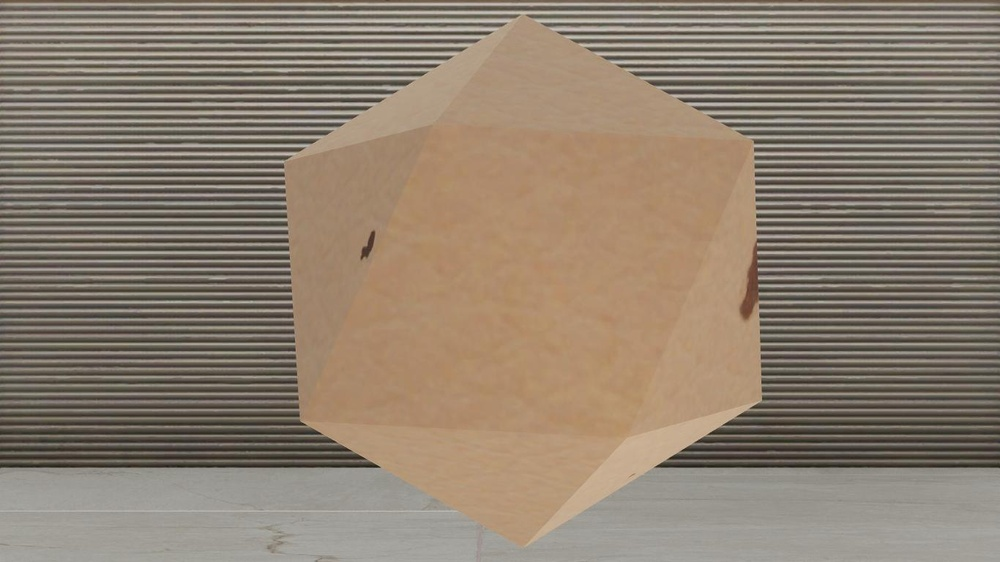
#> input picture PythonPlayground/Col_Light/BottomRightLamp.jpg, 1000 x 562 px, shrunk from 1366 x 768 before the run; the run also reads 2 pictures not shown here
$ jupyter execute --allow-errors 'Color vs Lighting.ipynb'   (shell and % lines are left out)
#> lines starting #> are read from the running program, lines starting #| are printed output that depends on the picture
# Introduction

This notebook aims to compare the effect of colours on depth, edge and blob detectors.

[cell 1]
import torch
from zoedepth.models.builder import build_model
from zoedepth.utils.config import get_config
from zoedepth.utils.misc import colorize

import matplotlib.pyplot as plt
import numpy as np
import cv2


# Load the ZoeD_N pretrained Model
#> (the rest of this cell did not finish here and is left out)

[cell 2]
# Define Helper Functions
def load_image(img_name, img_dir="Col_Light/"):
    """
    Loads in an image from the file system

    Args:
    - img_name (string): File name of the image.
    - img_dir (string): The relative directory in which the image is contained.

    Returns:
    - numpy.ndarray: The image as a 2D numpy array
    """
#> called with img_name = 'BottomRightLamp.jpg', img_dir = 'Col_Light/'
    return cv2.cvtColor(cv2.imread(img_dir+img_name), cv2.COLOR_BGR2RGB)

def load_image_gray(img_name, img_dir="testImages/"):
    """
    Loads in an image from the file system

    Args:
    - img_name (string): File name of the image.
    - img_dir (string): The relative directory in which the image is contained.

    Returns:
    - numpy.ndarray: The image as a 2D numpy array
    """
    return cv2.imread(img_dir+img_name, cv2.IMREAD_GRAYSCALE)

def compute_depth(image, dev="cpu"):
    """
    Loads in an image from the file system

    Args:
    - img_name (string): File name of the image.
    - img_dir (string): The relative directory in which the image is contained.

    Returns:
    - numpy.ndarray: The image as a 2D numpy array
    """
    DEVICE = "cuda" if dev == "cuda" and torch.cuda.is_available() else "cpu"
    zoe.to(DEVICE)
    depth_numpy = zoe.infer_pil(image)  # as numpy
    zoe.to(DEVICE)
    torch.cuda.empty_cache()  # Clear unused cached memory
    return depth_numpy

# Low Light
Using Emissive Lights with low, illumination values and high Camera ISO

## Low Light: Depth Map Comparison

[cell 3]
# Depth Maps

img_arr1 = [ "BottomRightLamp.jpg", "RightLamp.jpg", "BottomLamp.jpg"]

# Load Images
imgages1 = list()
images1 = [ load_image(img) for img in img_arr1 ]
#> images1 = 3 items

# Plot each image
fig, axs = plt.subplots( 1,len(images1), figsize=(11,3) )
for i in range(len(images1)):
    axs[i].imshow( images1[i] )
    axs[i].set_title(img_arr1[i])
    axs[i].axis("off")
#> this loop made 3 passes


depths1 = list()

# Compute Depth Maps
#> (the rest of this cell did not finish here and is left out)


# Plot each image
fig, axs = plt.subplots( 1,len(depths1), figsize=(10,4) )
for i in range(len(depths1)):
    axs[i].imshow( colorize(depths1[i]) )
    axs[i].set_title(img_arr1[i])
    axs[i].axis("off")

[cell 4]
img_arr1 = [ "BottomRightLamp.jpg", "RightLamp.jpg", "BottomLamp.jpg"]

# Load Images
imgages1 = list()
images1 = [ load_image(img) for img in img_arr1 ]

# Plot each image
fig, axs = plt.subplots( 1,len(images1), figsize=(11,3) )
for i in range(len(images1)):
    axs[i].imshow( images1[i] )
    axs[i].set_title(img_arr1[i])
    axs[i].axis("off")
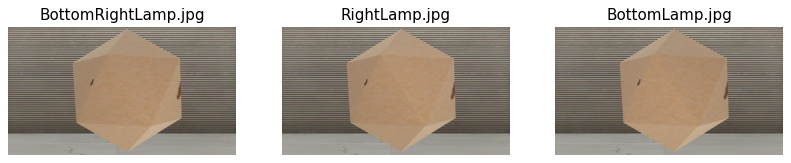
#> figure drawn by matplotlib, 3 panels

[cell 5]
depths1 = list()

# Compute Depth Maps
#> (the rest of this cell did not finish here and is left out)


# Plot each depth maps
fig, axs = plt.subplots( 1,len(depths1), figsize=(10,4) )
for i in range(len(depths1)):
    axs[i].imshow( colorize(depths1[i]) )
    axs[i].set_title(img_arr1[i])
    axs[i].axis("off")

##  Low Light:Edge Detection Comparisoon

[cell 6]
# Function to Compute Edges
def compute_edges(img):

    # Apply Gaussian blur to the image
    blurred = cv2.GaussianBlur(img, (3, 3), 0)
    # Apply the Canny edge detector
    edges = cv2.Canny(blurred, 5, 150)  # Adjust the threshold values as needed
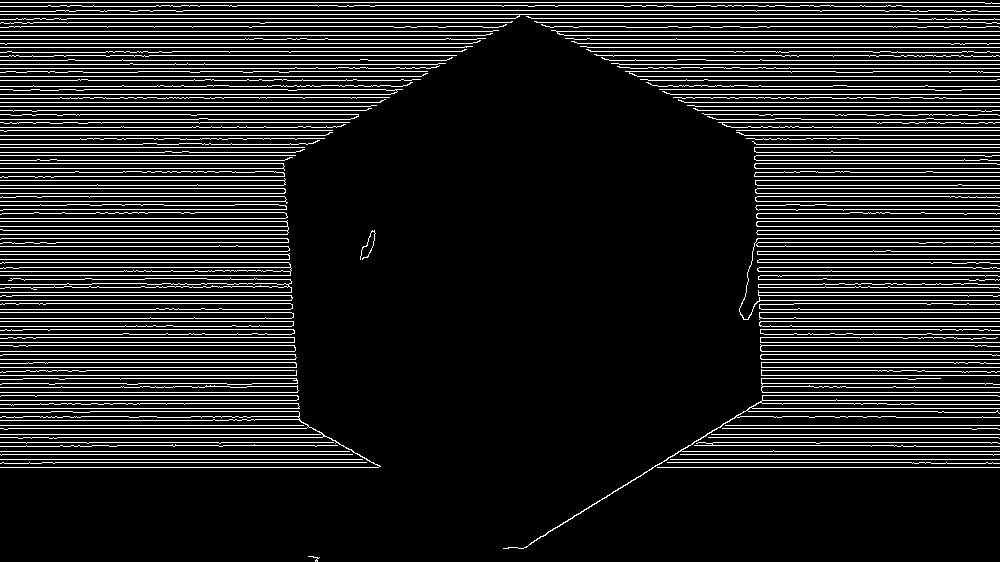
#> edges: shape (562, 1000); 12.8% white in thin lines or dots

    return edges

# Compute Depth Maps
edges1_col = [ compute_edges(image) for image in images1 ]
#> in compute_edges (call 2), `edges = cv2.Canny(blurred, 5, 150)`:
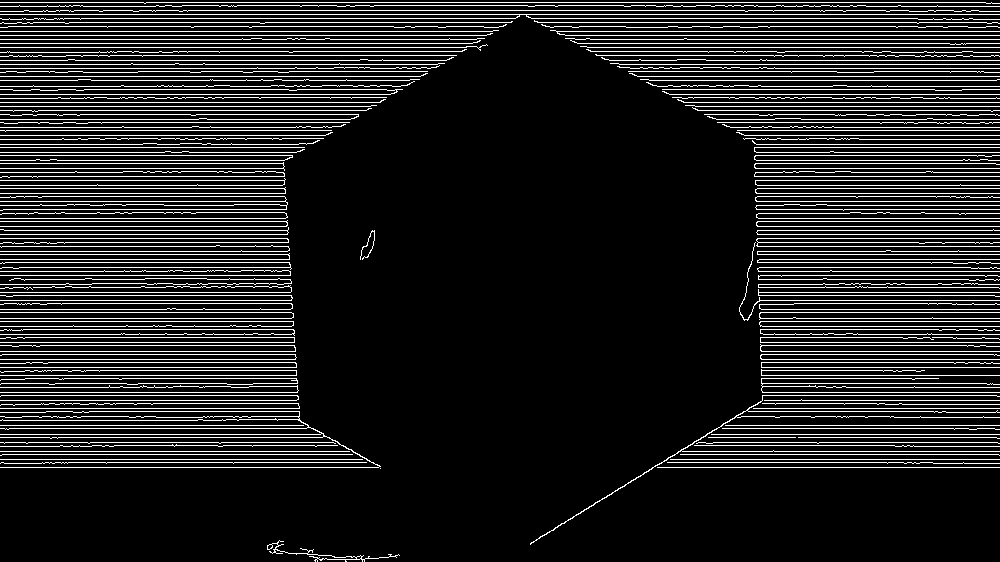
#> edges: shape (562, 1000); 12.8% white in thin lines or dots
#> in compute_edges (call 3), `edges = cv2.Canny(blurred, 5, 150)`:
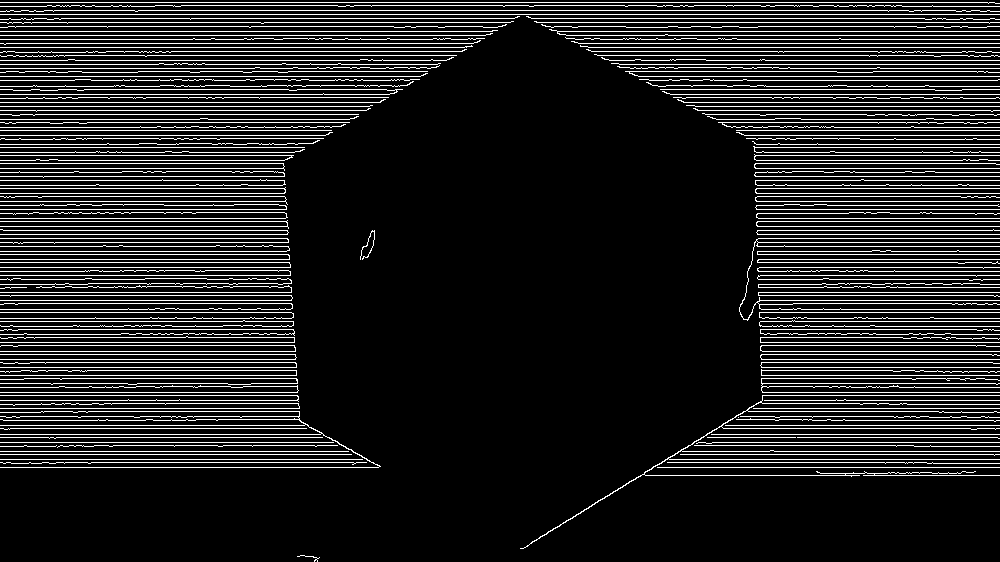
#> edges: shape (562, 1000); 12.9% white in thin lines or dots
#> edges1_col = 3 items
edges1_dep = [ compute_edges(colorize(depth)) for depth in depths1 ]

# Plot each edge map from RGB Map
#> (the rest of this cell did not finish here and is left out)
